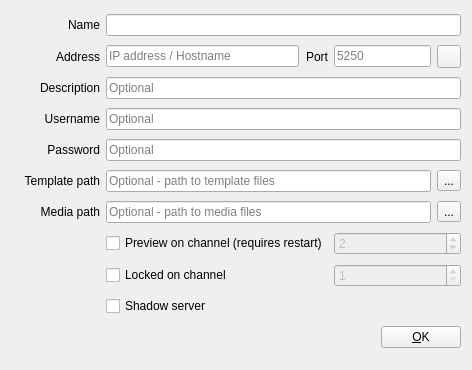
<?xml version="1.0" encoding="UTF-8"?>
<ui version="4.0">
 <class>DeviceDialog</class>
 <widget class="QDialog" name="DeviceDialog">
  <property name="geometry">
   <rect>
    <x>0</x>
    <y>0</y>
    <width>472</width>
    <height>370</height>
   </rect>
  </property>
  <property name="minimumSize">
   <size>
    <width>472</width>
    <height>370</height>
   </size>
  </property>
  <property name="maximumSize">
   <size>
    <width>472</width>
    <height>370</height>
   </size>
  </property>
  <property name="windowTitle">
   <string>New CasparCG Server</string>
  </property>
  <layout class="QGridLayout" name="gridLayout">
   <item row="0" column="0" rowspan="2">
    <widget class="QLabel" name="labelDeviceIcon">
     <property name="text">
      <string/>
     </property>
     <property name="pixmap">
      <pixmap resource="Widgets.qrc">:/Graphics/Images/ServerBig.png</pixmap>
     </property>
     <property name="scaledContents">
      <bool>true</bool>
     </property>
     <property name="alignment">
      <set>Qt::AlignCenter</set>
     </property>
    </widget>
   </item>
   <item row="0" column="1">
    <widget class="QLabel" name="labelDeviceName">
     <property name="text">
      <string>Name</string>
     </property>
     <property name="alignment">
      <set>Qt::AlignRight|Qt::AlignTrailing|Qt::AlignVCenter</set>
     </property>
    </widget>
   </item>
   <item row="0" column="2" colspan="5">
    <widget class="QLineEdit" name="lineEditDeviceName"/>
   </item>
   <item row="1" column="1">
    <widget class="QLabel" name="labelAddress">
     <property name="text">
      <string>Address</string>
     </property>
     <property name="alignment">
      <set>Qt::AlignRight|Qt::AlignTrailing|Qt::AlignVCenter</set>
     </property>
    </widget>
   </item>
   <item row="1" column="2">
    <widget class="QLineEdit" name="lineEditAddress">
     <property name="placeholderText">
      <string>IP address / Hostname</string>
     </property>
    </widget>
   </item>
   <item row="1" column="3">
    <widget class="QLabel" name="labelPort">
     <property name="text">
      <string>Port</string>
     </property>
     <property name="alignment">
      <set>Qt::AlignRight|Qt::AlignTrailing|Qt::AlignVCenter</set>
     </property>
    </widget>
   </item>
   <item row="1" column="4" colspan="2">
    <widget class="QLineEdit" name="lineEditPort">
     <property name="sizePolicy">
      <sizepolicy hsizetype="Maximum" vsizetype="Fixed">
       <horstretch>0</horstretch>
       <verstretch>0</verstretch>
      </sizepolicy>
     </property>
     <property name="focusPolicy">
      <enum>Qt::ClickFocus</enum>
     </property>
     <property name="placeholderText">
      <string>5250</string>
     </property>
    </widget>
   </item>
   <item row="1" column="6">
    <widget class="QToolButton" name="toolButtonTestConnection">
     <property name="focusPolicy">
      <enum>Qt::NoFocus</enum>
     </property>
     <property name="toolTip">
      <string>Test Connection</string>
     </property>
     <property name="shortcut">
      <string>Alt+O</string>
     </property>
    </widget>
   </item>
   <item row="2" column="1">
    <widget class="QLabel" name="labelDescription">
     <property name="text">
      <string>Description</string>
     </property>
     <property name="alignment">
      <set>Qt::AlignRight|Qt::AlignTrailing|Qt::AlignVCenter</set>
     </property>
    </widget>
   </item>
   <item row="2" column="2" colspan="5">
    <widget class="QLineEdit" name="lineEditDescription">
     <property name="placeholderText">
      <string>Optional</string>
     </property>
    </widget>
   </item>
   <item row="3" column="1">
    <widget class="QLabel" name="labelUsername">
     <property name="text">
      <string>Username</string>
     </property>
     <property name="alignment">
      <set>Qt::AlignRight|Qt::AlignTrailing|Qt::AlignVCenter</set>
     </property>
    </widget>
   </item>
   <item row="3" column="2" colspan="5">
    <widget class="QLineEdit" name="lineEditUsername">
     <property name="placeholderText">
      <string>Optional</string>
     </property>
    </widget>
   </item>
   <item row="4" column="1">
    <widget class="QLabel" name="labelPassword">
     <property name="text">
      <string>Password</string>
     </property>
     <property name="alignment">
      <set>Qt::AlignRight|Qt::AlignTrailing|Qt::AlignVCenter</set>
     </property>
    </widget>
   </item>
   <item row="4" column="2" colspan="5">
    <widget class="QLineEdit" name="lineEditPassword">
     <property name="echoMode">
      <enum>QLineEdit::Password</enum>
     </property>
     <property name="placeholderText">
      <string>Optional</string>
     </property>
    </widget>
   </item>
   <item row="5" column="1">
    <widget class="QLabel" name="labelTemplatePath">
     <property name="text">
      <string>Template path</string>
     </property>
     <property name="alignment">
      <set>Qt::AlignRight|Qt::AlignTrailing|Qt::AlignVCenter</set>
     </property>
    </widget>
   </item>
   <item row="5" column="2" colspan="4">
    <widget class="QLineEdit" name="lineEditTemplatePath">
     <property name="placeholderText">
      <string>Optional - path to template files</string>
     </property>
    </widget>
   </item>
   <item row="5" column="6">
    <widget class="QToolButton" name="toolButtonBrowseTemplatePath">
     <property name="focusPolicy">
      <enum>Qt::NoFocus</enum>
     </property>
     <property name="toolTip">
      <string>Browse for template folder</string>
     </property>
     <property name="text">
      <string>...</string>
     </property>
    </widget>
   </item>
   <item row="6" column="1">
    <widget class="QLabel" name="labelMediaPath">
     <property name="text">
      <string>Media path</string>
     </property>
     <property name="alignment">
      <set>Qt::AlignRight|Qt::AlignTrailing|Qt::AlignVCenter</set>
     </property>
    </widget>
   </item>
   <item row="6" column="2" colspan="4">
    <widget class="QLineEdit" name="lineEditMediaPath">
     <property name="placeholderText">
      <string>Optional - path to media files</string>
     </property>
    </widget>
   </item>
   <item row="6" column="6">
    <widget class="QToolButton" name="toolButtonBrowseMediaPath">
     <property name="focusPolicy">
      <enum>Qt::NoFocus</enum>
     </property>
     <property name="toolTip">
      <string>Browse for media folder</string>
     </property>
     <property name="text">
      <string>...</string>
     </property>
    </widget>
   </item>
   <item row="7" column="2" colspan="2">
    <widget class="QCheckBox" name="checkBoxPreview">
     <property name="text">
      <string>Preview on channel (requires restart)</string>
     </property>
    </widget>
   </item>
   <item row="7" column="4" colspan="3">
    <widget class="QSpinBox" name="spinBoxPreviewChannel">
     <property name="enabled">
      <bool>false</bool>
     </property>
     <property name="sizePolicy">
      <sizepolicy hsizetype="Expanding" vsizetype="Fixed">
       <horstretch>0</horstretch>
       <verstretch>0</verstretch>
      </sizepolicy>
     </property>
     <property name="minimum">
      <number>1</number>
     </property>
     <property name="value">
      <number>2</number>
     </property>
    </widget>
   </item>
   <item row="8" column="2" colspan="2">
    <widget class="QCheckBox" name="checkBoxLocked">
     <property name="text">
      <string>Locked on channel</string>
     </property>
    </widget>
   </item>
   <item row="8" column="4" colspan="3">
    <widget class="QSpinBox" name="spinBoxLockedChannel">
     <property name="enabled">
      <bool>false</bool>
     </property>
     <property name="sizePolicy">
      <sizepolicy hsizetype="Expanding" vsizetype="Fixed">
       <horstretch>0</horstretch>
       <verstretch>0</verstretch>
      </sizepolicy>
     </property>
     <property name="minimum">
      <number>1</number>
     </property>
     <property name="value">
      <number>1</number>
     </property>
    </widget>
   </item>
   <item row="9" column="2" colspan="2">
    <widget class="QCheckBox" name="checkBoxShadow">
     <property name="text">
      <string>Shadow server</string>
     </property>
    </widget>
   </item>
   <item row="10" column="2" colspan="3">
    <spacer name="horizontalSpacer">
     <property name="orientation">
      <enum>Qt::Horizontal</enum>
     </property>
     <property name="sizeHint" stdset="0">
      <size>
       <width>211</width>
       <height>25</height>
      </size>
     </property>
    </spacer>
   </item>
   <item row="10" column="5" colspan="2">
    <widget class="QPushButton" name="pushButtonOk">
     <property name="focusPolicy">
      <enum>Qt::NoFocus</enum>
     </property>
     <property name="text">
      <string>&amp;OK</string>
     </property>
     <property name="shortcut">
      <string>Alt+O</string>
     </property>
    </widget>
   </item>
  </layout>
 </widget>
 <tabstops>
  <tabstop>lineEditDeviceName</tabstop>
  <tabstop>lineEditAddress</tabstop>
  <tabstop>lineEditDescription</tabstop>
  <tabstop>lineEditUsername</tabstop>
  <tabstop>lineEditPassword</tabstop>
  <tabstop>lineEditTemplatePath</tabstop>
  <tabstop>lineEditMediaPath</tabstop>
  <tabstop>checkBoxPreview</tabstop>
  <tabstop>spinBoxPreviewChannel</tabstop>
  <tabstop>checkBoxLocked</tabstop>
  <tabstop>spinBoxLockedChannel</tabstop>
  <tabstop>checkBoxShadow</tabstop>
 </tabstops>
 <resources>
  <include location="Widgets.qrc"/>
 </resources>
 <connections>
  <connection>
   <sender>pushButtonOk</sender>
   <signal>clicked()</signal>
   <receiver>DeviceDialog</receiver>
   <slot>accept()</slot>
   <hints>
    <hint type="sourcelabel">
     <x>365</x>
     <y>214</y>
    </hint>
    <hint type="destinationlabel">
     <x>247</x>
     <y>152</y>
    </hint>
   </hints>
  </connection>
  <connection>
   <sender>lineEditAddress</sender>
   <signal>textChanged(QString)</signal>
   <receiver>DeviceDialog</receiver>
   <slot>addressChanged(QString)</slot>
   <hints>
    <hint type="sourcelabel">
     <x>282</x>
     <y>45</y>
    </hint>
    <hint type="destinationlabel">
     <x>378</x>
     <y>0</y>
    </hint>
   </hints>
  </connection>
  <connection>
   <sender>lineEditDeviceName</sender>
   <signal>textChanged(QString)</signal>
   <receiver>DeviceDialog</receiver>
   <slot>nameChanged(QString)</slot>
   <hints>
    <hint type="sourcelabel">
     <x>222</x>
     <y>16</y>
    </hint>
    <hint type="destinationlabel">
     <x>342</x>
     <y>1</y>
    </hint>
   </hints>
  </connection>
  <connection>
   <sender>toolButtonTestConnection</sender>
   <signal>clicked()</signal>
   <receiver>DeviceDialog</receiver>
   <slot>testConnection()</slot>
   <hints>
    <hint type="sourcelabel">
     <x>425</x>
     <y>49</y>
    </hint>
    <hint type="destinationlabel">
     <x>449</x>
     <y>44</y>
    </hint>
   </hints>
  </connection>
  <connection>
   <sender>checkBoxPreview</sender>
   <signal>stateChanged(int)</signal>
   <receiver>DeviceDialog</receiver>
   <slot>previewChannelChanged(int)</slot>
   <hints>
    <hint type="sourcelabel">
     <x>152</x>
     <y>183</y>
    </hint>
    <hint type="destinationlabel">
     <x>1</x>
     <y>185</y>
    </hint>
   </hints>
  </connection>
  <connection>
   <sender>checkBoxLocked</sender>
   <signal>stateChanged(int)</signal>
   <receiver>DeviceDialog</receiver>
   <slot>lockedChannelChanged(int)</slot>
   <hints>
    <hint type="sourcelabel">
     <x>214</x>
     <y>181</y>
    </hint>
    <hint type="destinationlabel">
     <x>-1</x>
     <y>160</y>
    </hint>
   </hints>
  </connection>
  <connection>
   <sender>toolButtonBrowseTemplatePath</sender>
   <signal>clicked()</signal>
   <receiver>DeviceDialog</receiver>
   <slot>browseTemplatePath()</slot>
   <hints>
    <hint type="sourcelabel">
     <x>449</x>
     <y>155</y>
    </hint>
    <hint type="destinationlabel">
     <x>449</x>
     <y>170</y>
    </hint>
   </hints>
  </connection>
  <connection>
   <sender>toolButtonBrowseMediaPath</sender>
   <signal>clicked()</signal>
   <receiver>DeviceDialog</receiver>
   <slot>browseMediaPath()</slot>
   <hints>
    <hint type="sourcelabel">
     <x>449</x>
     <y>180</y>
    </hint>
    <hint type="destinationlabel">
     <x>449</x>
     <y>195</y>
    </hint>
   </hints>
  </connection>
 </connections>
 <slots>
  <slot>addressFinished()</slot>
  <slot>nameFinished()</slot>
  <slot>testConnection()</slot>
  <slot>okClicked()</slot>
  <slot>nameChanged(QString)</slot>
  <slot>addressChanged(QString)</slot>
  <slot>previewChannelChanged(int)</slot>
  <slot>lockedChannelChanged(int)</slot>
  <slot>browseTemplatePath()</slot>
  <slot>browseMediaPath()</slot>
 </slots>
</ui>
